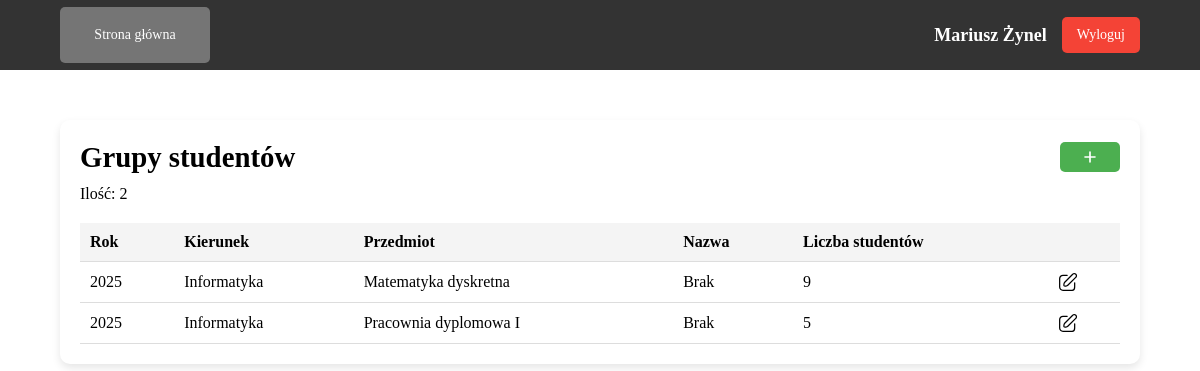
Page /teacher/student_groups.php (signed in) on the earlier database version.
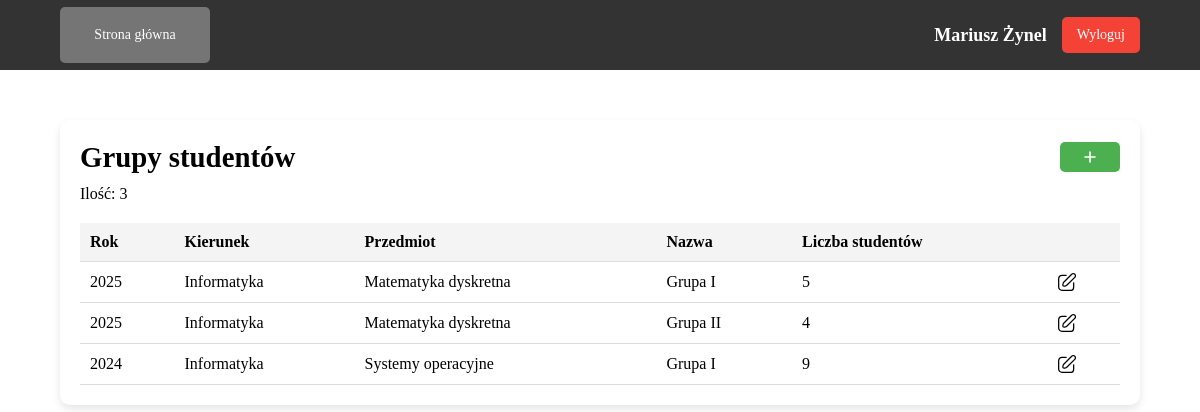
Same page on the later database version.
### tables this page shows
CREATE TABLE `tGrupy` (
  `ID` int NOT NULL,
  `rok` year NOT NULL,
  `nazwa` varchar(255) NOT NULL,
  `id_wykladowcy` int NOT NULL,
  `id_przedmiotu` int NOT NULL,
  `id_kierunku` int NOT NULL
);

CREATE TABLE `tKierunki` (
  `ID` int NOT NULL,
  `nazwa` varchar(255) NOT NULL,
  `uwagi` text
);

CREATE TABLE `tPrzedmioty` (
  `ID` int NOT NULL,
  `nazwa` varchar(100) NOT NULL,
  `uwagi` text,
  `id_kierunku` int DEFAULT NULL
);

### config/functions.php (called while the page is built, shortened)
<?php
    function getGroupCountByTeacherId($conn, $table, $userId) {
        $query = "  SELECT
                        COUNT(*)
                    FROM
                        $table
                    WHERE
                        id_wykladowcy = '$userId'";
        $result = mysqli_query($conn, $query);
        $row = mysqli_fetch_row($result);
        return $row[0];
    }
    function getStudentCountByGroup($conn, $userId) {
        $query = "
                SELECT
                    g.ID AS group_id,
                    COUNT(gs.id_studenta) AS student_count
                FROM
                    tGrupy g
                LEFT JOIN
                    tGrupyStudenci gs
                ON
                    g.ID = gs.id_grupy
                WHERE
                    g.id_wykladowcy = '$userId'
                GROUP BY
                    g.ID;
        ";
        $result = mysqli_query($conn, $query);
        $data = [];
        while ($row = mysqli_fetch_assoc($result)) {
            $data[$row['group_id']] = $row['student_count'];
        }
        return $data;
    }
    function getStudentGroups($conn, $userId) {
        $query = "
            SELECT
                g.ID,
                g.rok,
                g.nazwa AS nazwa_grupy,
                u.nazwa AS nazwa_kierunku,
                p.nazwa AS przedmiot,
                g.id_wykladowcy
            FROM tGrupy g
            JOIN tKierunki u ON g.id_kierunku = u.ID
            JOIN tPrzedmioty p ON g.id_przedmiotu = p.ID
            WHERE g.id_wykladowcy = '$userId'
        ";
        $result = mysqli_query($conn, $query);
        return $result;
    }
?>

### public/teacher/student_groups.php (the view, shortened to what this page needs)
<?php
    require_once('../../config/connect.php');
    require_once('../../config/functions.php');
    $user_id = $_SESSION['user_id'];
    $studentGroupCount = getGroupCountByTeacherId($conn, 'tGrupy', $user_id);
    $studentCountAtGroup = getStudentCountByGroup($conn, $user_id);
    $studentGroupInfo = getStudentGroups($conn, $user_id);
?>
<!DOCTYPE html>
<html lang="en">
<head>
    <link rel="stylesheet" href="../../assets/css/main.css">
</head>
<body>
    <header>
        <div class="header-content">
            <div class="left-header">
                <a class="nav-btn" href="teacher_dashboard.php">Strona główna</a>
            </div>
            <div class="right-header">
                <span class="name"><?php echo $_SESSION['user_name'] . ' ' . $_SESSION['user_surname']; ?></span>
                <?php
                    include('../../includes/logout_modal.php');
                ?>
            </div>
        </div>
    </header>
    <main class="main">
        <div class="container">
            <div class="title">
                <h1>Grupy studentów</h1>
                <button class="add-btn" onclick="addEntity()">
                    <img src="../../assets/images/icons/plus.svg" alt="Plus icon" class="add-icon">
                </button>
            </div>
            <p>Ilość: <?php echo $studentGroupCount; ?></p>
            <table>
                <thead>
                    <tr>
                        <th>Rok</th>
                        <th>Kierunek</th>
                        <th>Przedmiot</th>
                        <th>Nazwa</th>
                        <th>Liczba studentów</th>
                        <th></th>
                    </tr>
                </thead>
                <tbody>
                    <?php while ($groupData = mysqli_fetch_assoc($studentGroupInfo)): ?>
                        <tr>
                            <td><?php echo $groupData['rok']; ?></td>
                            <td><?php echo $groupData['nazwa_kierunku']; ?></td>
                            <td><?php echo $groupData['przedmiot']; ?></td>
                            <td><?php echo $groupData['nazwa_grupy']; ?></td>
                            <td>
                            <?php
                                $groupId = $groupData['ID'];
                                echo $studentCountAtGroup[$groupId] ?? 0;
                            ?>
                            </td>
                            <td>
                                <a href="edit_group.php?group_id=<?php echo $groupData['ID']; ?>" class="btn-edit">
                                    <img src="../../assets/images/icons/edit.svg" class="edit-icon">
                                </a>
                            </td>
                        </tr>
                    <?php endwhile; ?>
                </tbody>
            </table>
        </div>
    </main>
</body>
</html>

### includes/logout_modal.php (shortened to what this page needs)
<button id="logoutBtn" class="logout-btn" onclick="LogoutModal()">Wyloguj</button>

### assets/css/main.css (style rules this page uses)
* { padding: 0px; margin: 0px; border: none; }
*, *::before, *::after { box-sizing: border-box; }
a, a:link, a:visited { text-decoration: none; }
aside, nav, footer, header, section, main { display: block; }
h1, h2, h3, h4, h5, h6, p { font-size: inherit; font-weight: inherit; }
img { vertical-align: top; }
img, svg { max-width: 100%; height: auto; }
input, textarea, button, select { font-family: inherit; font-size: inherit; color: inherit; background-color: transparent; }
button, input[type=submit] { display: inline-block; box-shadow: none; background-color: transparent; background: none; cursor: pointer; }
h1 { font-size: 1.8rem; font-weight: bold; line-height: 1.2; }
p { margin-top: 10px; }
.container { width: 90%; padding: 20px; box-shadow: 0px 4px 8px rgba(0, 0, 0, 0.1); border-radius: 10px; }
.main { margin-top: 50px; display: flex; justify-content: center; align-items: center; }
header { height: 70px; width: 100%; background-color: #333333; display: flex; align-items: center; justify-content: center; }
.header-content { width: 90%; display: flex; justify-content: space-between; }
.right-header { display: flex; justify-content: space-between; align-items: center; gap: 15px; }
.left-header { display: flex; justify-content: space-between; align-items: center; gap: 15px; }
.nav-btn { background-color: #757575; color: white; width: 150px; padding: 20px 20px; cursor: pointer; font-size: 14px; border-radius: 5px; text-align: center; }
.name { font-size: 18px; font-weight: bold; color: #fff; }
.logout-btn { background-color: #f44336; color: white; border: none; padding: 10px 15px; cursor: pointer; font-size: 14px; border-radius: 5px; }
.title { display: flex; justify-content: space-between; align-items: center; }
.add-btn { width: 60px; height: 30px; background-color: #4CAF50; border-radius: 5px; cursor: pointer; }
.edit-icon { width: 20px; height: 20px; }
.add-icon { width: 20px; height: 20px; }
table { width: 100%; margin-top: 20px; border-collapse: collapse; }
th, td { padding: 10px; text-align: left; border-bottom: 1px solid #ddd; }
th { background-color: #f4f4f4; color: black; }

Differences in the rows shown:
removed tgrupy: rok "2025", id_kierunku.nazwa "Informatyka", id_przedmiotu.nazwa "Pracownia dyplomowa I", nazwa "Brak", groupId "5"
changed tgrupy (number 1 of 3 on the later page): nazwa "Brak" → "Grupa I"; ID "9" → "5"
added tgrupy: rok "2025", id_kierunku.nazwa "Informatyka", id_przedmiotu.nazwa "Matematyka dyskretna", nazwa "Grupa II", ID "4"
added tgrupy: rok "2024", id_kierunku.nazwa "Informatyka", id_przedmiotu.nazwa "Systemy operacyjne", nazwa "Grupa I", ID "9"
Other differences:
$studentGroupCount: "2" → "3"
